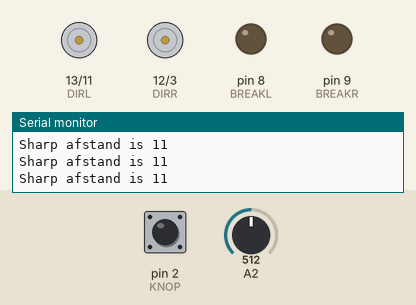
Simulated run of this sketch. Board: Arduino Uno, built with avr-gcc and run on an emulated ATmega328P. Shown: direction and speed pins drawn as motors (green arrow = direction pin HIGH = forward, orange = LOW = backward, longer = more drive), output pins drawn as LEDs (lit = HIGH), the last lines printed to the serial monitor. The inputs (shaded band) are chosen by the test bench; at power-on: pin 2 (KNOP) HIGH, A2 = 512.

Above: at 1.2 s.
1.3 s: pin 2 (KNOP) pulled LOW for 0.15 s
At 2.4 s:
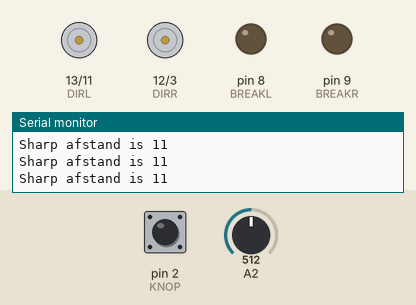
2.9 s: pin 2 (KNOP) pulled LOW for 3.2 s
At 3.9 s:
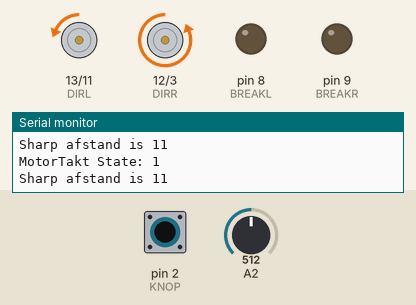
Timing chart, 0 to 7.6 s (numbered marks = the images above; inputs shaded):
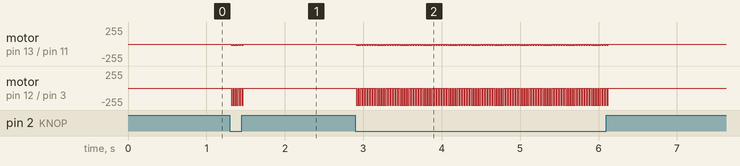

Measured:
- after the input at 1.3 s, motor on pin 13 (DIRL) / pin 11 (PWML): alternates backward 17/255 for 0.02 s and stopped for 0.01 s, 10 changes in all, then stays stopped, starting at once; motor on pin 12 (DIRR) / pin 3 (PWMR): alternates backward 255/255 for 0.02 s and stopped for 0.01 s, 10 changes in all, then stays stopped, starting at once
- after the input at 2.9 s, motor on pin 13 (DIRL) / pin 11 (PWML): alternates backward 17/255 for 0.02 s and stopped for 0.01 s, 198 changes in all, then stays stopped, starting at once; motor on pin 12 (DIRR) / pin 3 (PWMR): alternates backward 255/255 for 0.02 s and stopped for 0.01 s, 198 changes in all, then stays stopped, starting at once

The sketch:

les_5_p40_wandvolgen.ino
```cpp
#define KNOP 2
int Centimeters;

// to support printf
int my_putc(char c, FILE *t) {
  if (c == '\n') Serial.write('\r');
  return Serial.write(c);
}

// the setup routine runs once when you press reset:
void setup() {
  Serial.begin(115200);           // start serial
  fdevopen( &my_putc, 0);        // device 0 (stdout) output naar my_putc()
  pinMode(KNOP,  INPUT_PULLUP);  // knop input & pull-up

  SetupMotors();
  printf("Opstarten gereed.\n");
}

void loop() {
  delay(10);

  Centimeters = SharpAfstand(A2);
  printf("Sharp afstand is %d\n", Centimeters);

  MotorTakt();
}

int SharpAfstand(int Pin)
{
  int SensorValue = analogRead(Pin);
  int Afstand = (40*148) / SensorValue;
  return Afstand;
}
```

Motors.ino
```cpp
//-----------------------------------------------------------------------------
// Motors.ino  - aansturing van de RedBot motors via enable (standaard methode)
//-----------------------------------------------------------------------------

// Constantes
const int PWML    = 11;
const int PWMR    =  3;

const int DIRL    = 13;
const int DIRR    = 12;

const int BREAKL  =  8;
const int BREAKR  =  9;


//-----------------------------------------------------------------------------
// SetupMotors - Stel IO in voor aansturing motoren
//-----------------------------------------------------------------------------
//-----------------------------------------------------------------------------
void SetupMotors()
{
  // Break gebruiken we (nog) niet...
  pinMode(BREAKL, OUTPUT);
  digitalWrite(BREAKL, 0);
  pinMode(BREAKR, OUTPUT);
  digitalWrite(BREAKR, 0);

  // Rijrichting
  pinMode(DIRL, OUTPUT);
  pinMode(DIRR, OUTPUT);

  // Pwm pins
  pinMode( PWML, OUTPUT);
  pinMode( PWMR, OUTPUT);

  // zet output op 0 via Motors()
  Motors(0, 0);
}


//-----------------------------------------------------------------------------
// Motors - Stel PWM duty cycle in voor beide motoren
//-----------------------------------------------------------------------------
//-----------------------------------------------------------------------------
void Motors(int PwmL, int PwmR)
{
  //--------
  // Motor L
  //--------

  // begrens waarden
  if (PwmL >  255) {
    PwmL =  255;
  }
  if (PwmL < -255) {
    PwmL = -255;
  }

  // Set PWM en richting
  if (PwmL >= 0) {
    digitalWrite(DIRL, 0);  // vooruit
    analogWrite(PWML, PwmL);
  }
  else {
    digitalWrite(DIRL, 1);  // achteruit
    analogWrite(PWML, -PwmL);
  }

  //--------
  // Motor R
  //--------

  // begrens waarden
  if (PwmR >  255) {
    PwmR =  255;
  }
  if (PwmR < -255) {
    PwmR = -255;
  }

  //Set PWM en richting
  if (PwmR >= 0) {
    digitalWrite(DIRR, 0);  // vooruit
    analogWrite(PWMR, PwmR);
  }
  else {
    digitalWrite(DIRR, 1);  // achteruit
    analogWrite(PWMR, -PwmR);
  }
}
```

StateMachine.ino
```cpp
// StateMachine.ino -

//-----------------------------------------------------------------------------
// MotorTakt - State machine voor aansturing motor.
//-----------------------------------------------------------------------------
//-----------------------------------------------------------------------------
void MotorTakt()
{
  static int State, PrevState = -1;

  // rapporteer status bij state overgang
  if (PrevState != State) {
    PrevState = State;
    printf("MotorTakt State: %d\n", State);
  }

  // state machine
  switch(State) {
  case 0 : // State: rust
    {
      // State actie
      Motors(0,0);

      // Condities
      if (digitalRead(KNOP) == 0) { // Knop ingedrukt
        State = 1;  // rijd tot object
      }
      break;
    }

  case 1 :       // State actie : volg wand
    {
      int Afwijking = Centimeters - 30;   // correctie tov gewenste afstand
      int Correctie = Afwijking * 7;      // versterking
      Motors(150 + Correctie, 150 - Correctie);

      // Conditie
      if (Afwijking < -15) { // Te dicht bij de wand?
        State = 91;
      }
      // Conditie
      if (Afwijking > 15) { // Te ver van de wand?
        State = 92;
      }
      break;
    }

  default :
    {
      printf("MotorTakt: ongeldige state %d\n", State);
      State = 0;
      break;
    }
  } // einde van switch
}
```
